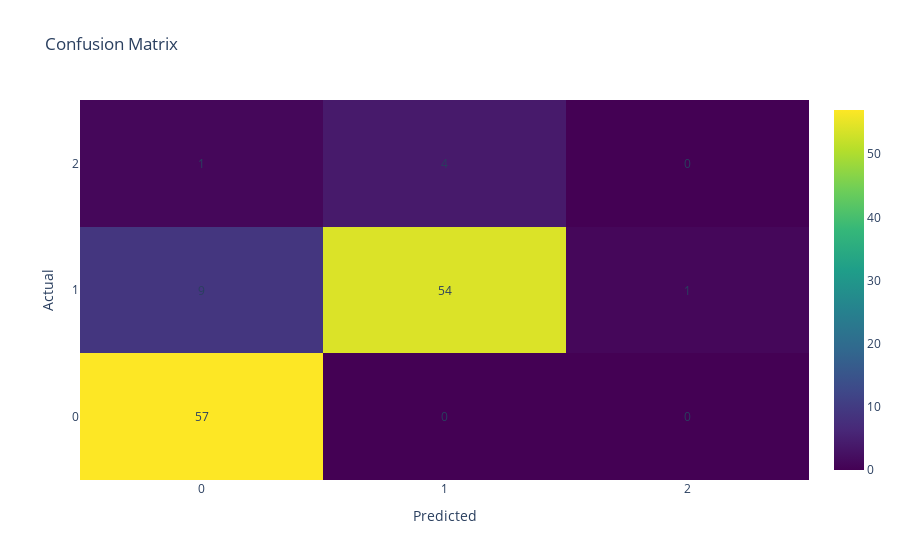

Here is the notebook cell this chart was saved with:
### Code cell
confusion_matrix_plot(y_test_1, y_pred_rf)

### Figure 1 — Plotly figure (JSON) as saved in the notebook; plotly's stock layout.template omitted (floating-point values rounded to 4 significant figures)
{"data": [{"colorscale": [[0, "#440154"], [0.1111, "#482878"], [0.2222, "#3e4989"], [0.3333, "#31688e"], [0.4444, "#26828e"], [0.5556, "#1f9e89"], [0.6667, "#35b779"], [0.7778, "#6ece58"], [0.8889, "#b5de2b"], [1, "#fde725"]], "type": "heatmap", "x": ["0", "1", "2"], "y": ["0", "1", "2"], "z": [[57, 0, 0], [9, 54, 1], [1, 4, 0]]}], "layout": {"annotations": [{"showarrow": false, "text": "57", "x": 0, "y": 0}, {"showarrow": false, "text": "0", "x": 1, "y": 0}, {"showarrow": false, "text": "0", "x": 2, "y": 0}, {"showarrow": false, "text": "9", "x": 0, "y": 1}, {"showarrow": false, "text": "54", "x": 1, "y": 1}, {"showarrow": false, "text": "1", "x": 2, "y": 1}, {"showarrow": false, "text": "1", "x": 0, "y": 2}, {"showarrow": false, "text": "4", "x": 1, "y": 2}, {"showarrow": false, "text": "0", "x": 2, "y": 2}], "title": {"text": "Confusion Matrix"}, "xaxis": {"title": {"text": "Predicted"}}, "yaxis": {"title": {"text": "Actual"}}}}
